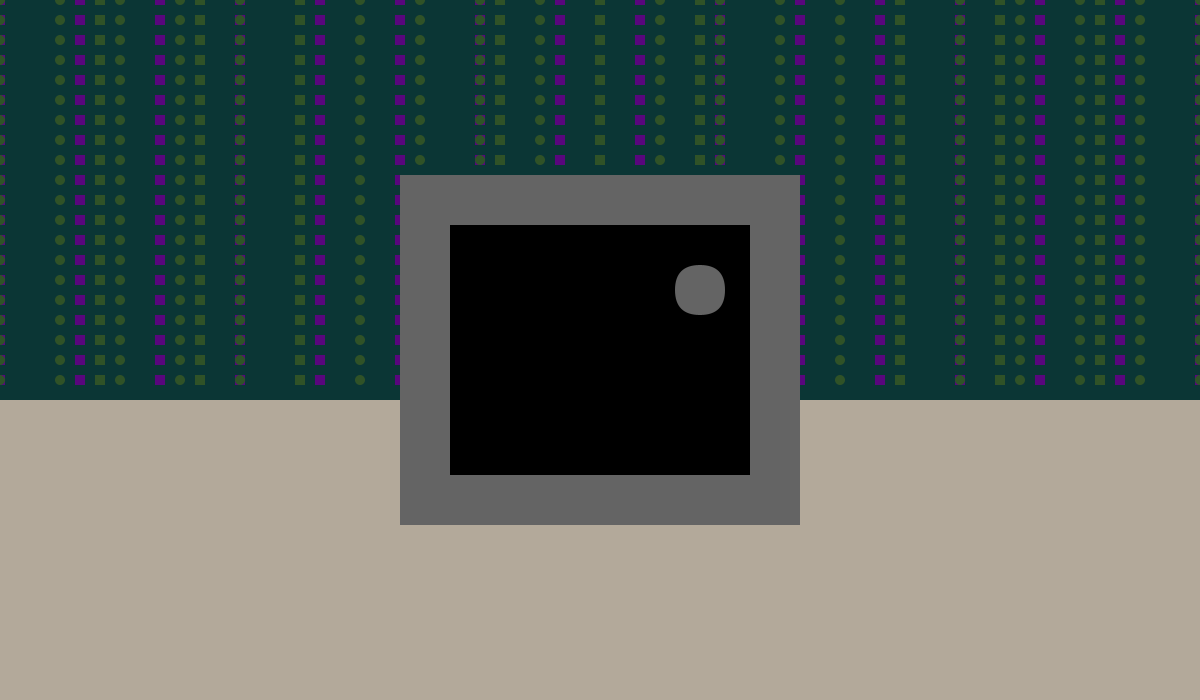
Frame 1 (no input)
Frame 60 (the mouse pressed at the canvas centre just before this capture): identical to frame 1, image omitted
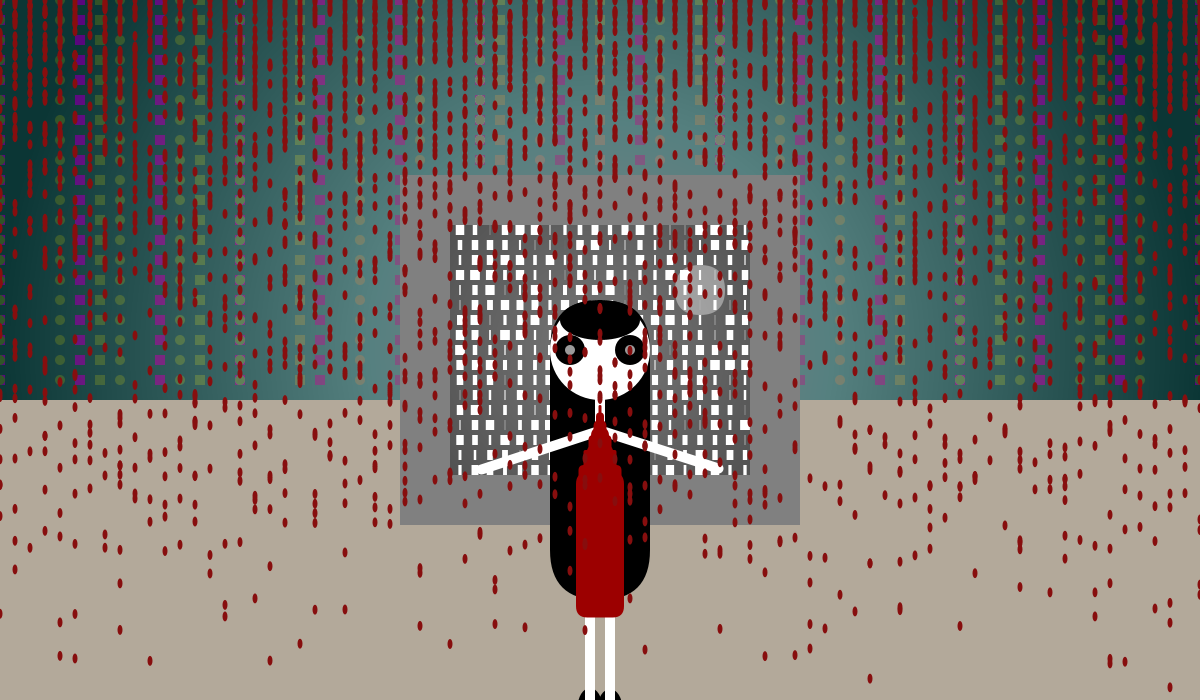
Frame 120 (the mouse held since frame 60 and released just before this capture)

The Processing sketch that drew these frames (run headless with seeded random() and noise(); from frame 60 on, the mouse is pressed at the canvas centre):

// Processing sketch: tv
// ── tv.pde
/*tv by Shequana
right-click the mouse to summon ghost girl and hover 
over tv screen, while the mouse is pressed to make blood appear*/

float flickerX=10;
float flickerY=10;
int glass=10;
float feetD=350;
float feetU=300;
float hover=100;
int hh=350;
int hw=400;
void setup() {
  size(1200, 700);  
  ellipseMode(CENTER);
  rectMode(CENTER);
}
void draw() {
  background(179, 169, 154); 
  fill(11, 54, 53);
  noStroke();
  rect(0,0,width*2,height/2*2+100);
  for (int c=0; c<=width; c+=20) {
    for (int d=0; d<=height/2+40; d+=20) { 
      //wall
     noStroke();     
     fill(48, 82, 39);
      rect(c*5, d, 10, 10);
      fill(89, 6, 125);
      rect(c*4, d, 10, 10);
       fill(48, 82, 39);
      ellipse(c*3, d, 10, 10);
    }
  }
  fill(100, 100, 100);
  rect(width/2, height/2, 400, 350);  
  fill(0);
  rect(width/2, height/2, 300, 250);
  if (mousePressed) {
    for (int w=0; w<=290; w+=15) {
      for (int h=0; h<=250; h+=15) { 
        fill(255);
        rect(w+460, h+230, flickerX*random(1), flickerY);
      }
    }
  }
  if (mousePressed) {
    for (int a=0; a<=width; a+=10) {
      noStroke();
      fill(200, 200, 200, 1);
      ellipse(width/2, height/2, a, a);
    }
  }
  //shine
  fill(255, 255, 255, 100);
  rect(width/2+100, height/2-60, 50, 50, 50);
  if (mousePressed) {
    //hair
    fill(0);
    rect(mouseX, mouseY+100, 100, 300, 100);
    //arms
    //fill(255);
    //rect(mouseX+50, mouseY+90, 100, 10, 100);
    strokeWeight(10);
    stroke(255);
    line(mouseX, mouseY+80, mouseX+hover, mouseY+hover++);
    line(mouseX, mouseY+80, mouseX-hover, mouseY+hover++);
    if (hover>=150) {
      hover=100;
    }
    noStroke();
    //neck
    fill(255);
    rect(mouseX, mouseY+100, 10, 300, 100);
    //head
    fill(255);
    ellipse(mouseX, mouseY, 100, 100);
    //top hair
    fill(0);
    ellipse(mouseX, mouseY-30, 80, 40);
    //eyes
    fill(0);
    ellipse(mouseX+30, mouseY, 30, 30);
    ellipse(mouseX-30, mouseY, 30, 30);
    fill(155);
    ellipse(mouseX+30, mouseY, 10, 10);
    ellipse(mouseX-30, mouseY, 10, 10);
    //feet_l
    fill(0);
    ellipse(mouseX-10, mouseY+feetU+++50, 25, 40);
    fill(255);
    rect(mouseX-10, mouseY+feetU, 10, 100, 100);  
    //feet_r
    fill(0);
    ellipse(mouseX+10, mouseY+feetU+++50, 25, 40);
    fill(255);
    rect(mouseX+10, mouseY+feetU, 10, 100, 100); 
    if (feetU>=310) {
      feetU=300;
    }
    for (int e=10; e<=150; e+=15) {
      fill(156, 0, 0);
      rect(mouseX, mouseY+50+e, e/3, e, 20*random(1));
    }
  }
  noFill();
  rect(width/2, height/2, hw, hh);
  if (mousePressed&&mouseX>=hw&&mouseY>=height/3&&mouseX<hw+400&&mouseY<hh+100) {
    for (int w=0; w<=width; w+=15) {
      for (int h=0; h<=height; h+=15) { 
        fill(135, 14, 14);
        ellipse(w, h*random(1), 5, 10);
        if (h>=height) {
          h=0;
        }
        if (h==0) {
          h++;
        };
      }
    }
  }
}
